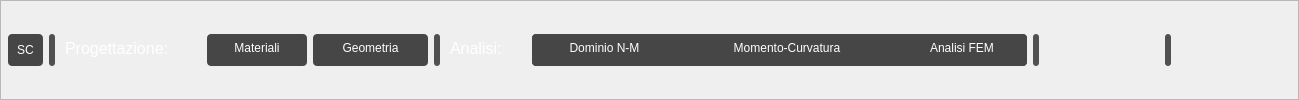
     <widget class="QFrame" name="frame">
      <property name="frameShape">
       <enum>QFrame::StyledPanel</enum>
      </property>
      <property name="frameShadow">
       <enum>QFrame::Raised</enum>
      </property>
      <layout class="QVBoxLayout" name="verticalLayout">
       <property name="leftMargin">
        <number>7</number>
       </property>
       <property name="topMargin">
        <number>7</number>
       </property>
       <property name="rightMargin">
        <number>7</number>
       </property>
       <property name="bottomMargin">
        <number>7</number>
       </property>
       <item>
        <layout class="QHBoxLayout" name="horizontalLayout">
         <item>
          <widget class="QPushButton" name="btn_main_sc">
           <property name="sizePolicy">
            <sizepolicy hsizetype="Preferred" vsizetype="Preferred">
             <horstretch>0</horstretch>
             <verstretch>0</verstretch>
            </sizepolicy>
           </property>
           <property name="minimumSize">
            <size>
             <width>35</width>
             <height>32</height>
            </size>
           </property>
           <property name="maximumSize">
            <size>
             <width>35</width>
             <height>32</height>
            </size>
           </property>
           <property name="styleSheet">
            <string notr="true">QPushButton{
	background-color: rgb(70,70,70);
    font:600 12pt &quot;Arial&quot;;
    color: rgb(255,255,255);
	border-radius:4px
}
QPushButton:hover {
    background-color: rgb(40,40,40);
	border: 1px solid rgb(120,120,120);
}
QPushButton:checked {
    background-color: rgb(30,30,30);
}
</string>
           </property>
           <property name="text">
            <string>SC</string>
           </property>
          </widget>
         </item>
         <item>
          <widget class="QWidget" name="widget_3" native="true">
           <property name="minimumSize">
            <size>
             <width>6</width>
             <height>32</height>
            </size>
           </property>
           <property name="maximumSize">
            <size>
             <width>6</width>
             <height>32</height>
            </size>
           </property>
           <property name="styleSheet">
            <string notr="true">background-color: rgb(80,80,80);
border-radius:3px</string>
           </property>
          </widget>
         </item>
         <item>
          <widget class="QLabel" name="label_229">
           <property name="minimumSize">
            <size>
             <width>140</width>
             <height>32</height>
            </size>
           </property>
           <property name="maximumSize">
            <size>
             <width>140</width>
             <height>16777215</height>
            </size>
           </property>
           <property name="font">
            <font>
             <family>Segoe UI</family>
             <pointsize>12</pointsize>
             <weight>50</weight>
             <italic>false</italic>
             <bold>false</bold>
            </font>
           </property>
           <property name="layoutDirection">
            <enum>Qt::LeftToRight</enum>
           </property>
           <property name="styleSheet">
            <string notr="true">font:400 12pt &quot;Segoe UI&quot;;
color: rgb(255,255,255);
padding-bottom: 4px;</string>
           </property>
           <property name="text">
            <string>Progettazione:</string>
           </property>
           <property name="alignment">
            <set>Qt::AlignLeading|Qt::AlignLeft|Qt::AlignVCenter</set>
           </property>
          </widget>
         </item>
         <item>
          <widget class="QPushButton" name="btn_main_materiali">
           <property name="sizePolicy">
            <sizepolicy hsizetype="Fixed" vsizetype="Fixed">
             <horstretch>0</horstretch>
             <verstretch>0</verstretch>
            </sizepolicy>
           </property>
           <property name="minimumSize">
            <size>
             <width>100</width>
             <height>32</height>
            </size>
           </property>
           <property name="maximumSize">
            <size>
             <width>100</width>
             <height>32</height>
            </size>
           </property>
           <property name="styleSheet">
            <string notr="true">QPushButton{
	background-color: rgb(70,70,70);
    font:400 12pt &quot;Segoe UI&quot;;
    color: rgb(255,255,255);
	padding-bottom: 4px;
	border-radius:4px
}
QPushButton:hover {
    background-color: rgb(40,40,40);
	border: 1px solid rgb(120,120,120);
}
QPushButton:checked {
    background-color: rgb(30,30,30);
}

</string>
           </property>
           <property name="text">
            <string>Materiali</string>
           </property>
          </widget>
         </item>
         <item>
          <widget class="QPushButton" name="btn_main_input">
           <property name="sizePolicy">
            <sizepolicy hsizetype="Fixed" vsizetype="Fixed">
             <horstretch>0</horstretch>
             <verstretch>0</verstretch>
            </sizepolicy>
           </property>
           <property name="minimumSize">
            <size>
             <width>115</width>
             <height>32</height>
            </size>
           </property>
           <property name="maximumSize">
            <size>
             <width>115</width>
             <height>32</height>
            </size>
           </property>
           <property name="styleSheet">
            <string notr="true">QPushButton{
	background-color: rgb(70,70,70);
    font:400 12pt &quot;Segoe UI&quot;;
    color: rgb(255,255,255);
	padding-bottom: 4px;
	border-radius:4px
}
QPushButton:hover {
    background-color: rgb(40,40,40);
	border: 1px solid rgb(120,120,120);
}
QPushButton:checked {
    background-color: rgb(30,30,30);
}

</string>
           </property>
           <property name="text">
            <string>Geometria</string>
           </property>
          </widget>
         </item>
         <item>
          <widget class="QWidget" name="widget_22" native="true">
           <property name="minimumSize">
            <size>
             <width>6</width>
             <height>32</height>
            </size>
           </property>
           <property name="maximumSize">
            <size>
             <width>6</width>
             <height>32</height>
            </size>
           </property>
           <property name="styleSheet">
            <string notr="true">background-color: rgb(80,80,80);
border-radius:3px</string>
           </property>
          </widget>
         </item>
         <item>
          <widget class="QLabel" name="label_202">
           <property name="minimumSize">
            <size>
             <width>80</width>
             <height>32</height>
            </size>
           </property>
           <property name="maximumSize">
            <size>
             <width>80</width>
             <height>16777215</height>
            </size>
           </property>
           <property name="font">
            <font>
             <family>Segoe UI</family>
             <pointsize>12</pointsize>
             <weight>50</weight>
             <italic>false</italic>
             <bold>false</bold>
            </font>
           </property>
           <property name="layoutDirection">
            <enum>Qt::LeftToRight</enum>
           </property>
           <property name="styleSheet">
            <string notr="true">font:400 12pt &quot;Segoe UI&quot;;
color: rgb(255,255,255);
padding-bottom: 4px;</string>
           </property>
           <property name="text">
            <string>Analisi:</string>
           </property>
           <property name="alignment">
            <set>Qt::AlignLeading|Qt::AlignLeft|Qt::AlignVCenter</set>
           </property>
          </widget>
         </item>
         <item>
          <widget class="QWidget" name="widget_23" native="true">
           <property name="styleSheet">
            <string notr="true">background-color: rgb(70,70,70);
border-radius: 4px</string>
           </property>
           <layout class="QHBoxLayout" name="horizontalLayout_33">
            <property name="spacing">
             <number>10</number>
            </property>
            <property name="leftMargin">
             <number>0</number>
            </property>
            <property name="topMargin">
             <number>0</number>
            </property>
            <property name="rightMargin">
             <number>0</number>
            </property>
            <property name="bottomMargin">
             <number>0</number>
            </property>
            <item>
             <widget class="QPushButton" name="btn_main_output">
              <property name="sizePolicy">
               <sizepolicy hsizetype="Fixed" vsizetype="Fixed">
                <horstretch>0</horstretch>
                <verstretch>0</verstretch>
               </sizepolicy>
              </property>
              <property name="minimumSize">
               <size>
                <width>145</width>
                <height>32</height>
               </size>
              </property>
              <property name="maximumSize">
               <size>
                <width>145</width>
                <height>32</height>
               </size>
              </property>
              <property name="styleSheet">
               <string notr="true">QPushButton{
	background-color: rgb(70,70,70);
    font:400 12pt &quot;Segoe UI&quot;;
    color: rgb(255,255,255);
	padding-bottom: 4px;
	border-radius:4px
}
QPushButton:hover {
    background-color: rgb(40,40,40);
	border: 1px solid rgb(120,120,120);
}
QPushButton:checked {
    background-color: rgb(30,30,30);
}

</string>
              </property>
              <property name="text">
               <string>Dominio N-M</string>
              </property>
             </widget>
            </item>
            <item>
             <widget class="QPushButton" name="btn_main_momentocurvatura">
              <property name="sizePolicy">
               <sizepolicy hsizetype="Fixed" vsizetype="Fixed">
                <horstretch>0</horstretch>
                <verstretch>0</verstretch>
               </sizepolicy>
              </property>
              <property name="minimumSize">
               <size>
                <width>200</width>
                <height>32</height>
               </size>
              </property>
              <property name="maximumSize">
               <size>
                <width>200</width>
                <height>32</height>
               </size>
              </property>
              <property name="styleSheet">
               <string notr="true">QPushButton{
	background-color: rgb(70,70,70);
    font:400 12pt &quot;Segoe UI&quot;;
    color: rgb(255,255,255);
	padding-bottom: 4px;
	border-radius:4px
}
QPushButton:hover {
    background-color: rgb(40,40,40);
	border: 1px solid rgb(120,120,120);
}
QPushButton:checked {
    background-color: rgb(30,30,30);
}

</string>
              </property>
              <property name="text">
               <string>Momento-Curvatura</string>
              </property>
             </widget>
            </item>
            <item>
             <widget class="QPushButton" name="btn_main_beam">
              <property name="sizePolicy">
               <sizepolicy hsizetype="Fixed" vsizetype="Fixed">
                <horstretch>0</horstretch>
                <verstretch>0</verstretch>
               </sizepolicy>
              </property>
              <property name="minimumSize">
               <size>
                <width>130</width>
                <height>32</height>
               </size>
              </property>
              <property name="maximumSize">
               <size>
                <width>130</width>
                <height>32</height>
               </size>
              </property>
              <property name="styleSheet">
               <string notr="true">QPushButton{
	background-color: rgb(70,70,70);
    font:400 12pt &quot;Segoe UI&quot;;
    color: rgb(255,255,255);
	padding-bottom: 4px;
	border-radius:4px
}
QPushButton:hover {
    background-color: rgb(40,40,40);
	border: 1px solid rgb(120,120,120);
}
QPushButton:checked {
    background-color: rgb(30,30,30);
}

</string>
              </property>
              <property name="text">
               <string>Analisi FEM</string>
              </property>
             </widget>
            </item>
           </layout>
          </widget>
         </item>
         <item>
          <widget class="QWidget" name="widget_19" native="true">
           <property name="minimumSize">
            <size>
             <width>6</width>
             <height>32</height>
            </size>
           </property>
           <property name="maximumSize">
            <size>
             <width>6</width>
             <height>32</height>
            </size>
           </property>
           <property name="styleSheet">
            <string notr="true">background-color: rgb(80,80,80);
border-radius:3px</string>
           </property>
          </widget>
         </item>
         <item>
          <spacer name="horizontalSpacer">
           <property name="orientation">
            <enum>Qt::Horizontal</enum>
           </property>
           <property name="sizeHint" stdset="0">
            <size>
             <width>40</width>
             <height>20</height>
            </size>
           </property>
          </spacer>
         </item>
         <item>
          <widget class="QPushButton" name="btn_main_lingua">
           <property name="sizePolicy">
            <sizepolicy hsizetype="Fixed" vsizetype="Fixed">
             <horstretch>0</horstretch>
             <verstretch>0</verstretch>
            </sizepolicy>
           </property>
           <property name="minimumSize">
            <size>
             <width>34</width>
             <height>32</height>
            </size>
           </property>
           <property name="maximumSize">
            <size>
             <width>34</width>
             <height>32</height>
            </size>
           </property>
           <property name="styleSheet">
            <string notr="true">QPushButton{
    font:400 12pt &quot;Segoe UI&quot;;
    color: rgb(255,255,255);
	border-radius:4px
}
QPushButton:hover {
    background-color: rgb(40,40,40);
	border: 1px solid rgb(120,120,120);
}</string>
           </property>
           <property name="text">
            <string/>
           </property>
           <property name="icon">
            <iconset>
             <normaloff>icone/ita.png</normaloff>icone/ita.png</iconset>
           </property>
           <property name="iconSize">
            <size>
             <width>22</width>
             <height>22</height>
            </size>
           </property>
          </widget>
         </item>
         <item>
          <widget class="QPushButton" name="btn_main_colore">
           <property name="sizePolicy">
            <sizepolicy hsizetype="Fixed" vsizetype="Fixed">
             <horstretch>0</horstretch>
             <verstretch>0</verstretch>
            </sizepolicy>
           </property>
           <property name="minimumSize">
            <size>
             <width>34</width>
             <height>32</height>
            </size>
           </property>
           <property name="maximumSize">
            <size>
             <width>34</width>
             <height>32</height>
            </size>
           </property>
           <property name="styleSheet">
            <string notr="true">QPushButton{
    font:400 12pt &quot;Segoe UI&quot;;
    color: rgb(255,255,255);
	border-radius:4px
}
QPushButton:hover {
    background-color: rgb(40,40,40);
	border: 1px solid rgb(120,120,120);
}</string>
           </property>
           <property name="text">
            <string/>
           </property>
           <property name="icon">
            <iconset>
             <normaloff>icone/scuro.png</normaloff>icone/scuro.png</iconset>
           </property>
           <property name="iconSize">
            <size>
             <width>22</width>
             <height>22</height>
            </size>
           </property>
          </widget>
         </item>
         <item>
          <widget class="QWidget" name="widget_5" native="true">
           <property name="minimumSize">
            <size>
             <width>6</width>
             <height>32</height>
            </size>
           </property>
           <property name="maximumSize">
            <size>
             <width>6</width>
             <height>32</height>
            </size>
           </property>
           <property name="styleSheet">
            <string notr="true">background-color: rgb(80,80,80);
border-radius:3px</string>
           </property>
          </widget>
         </item>
         <item>
          <widget class="QPushButton" name="btn_main_salva">
           <property name="sizePolicy">
            <sizepolicy hsizetype="Fixed" vsizetype="Fixed">
             <horstretch>0</horstretch>
             <verstretch>0</verstretch>
            </sizepolicy>
           </property>
           <property name="minimumSize">
            <size>
             <width>34</width>
             <height>32</height>
            </size>
           </property>
           <property name="maximumSize">
            <size>
             <width>34</width>
             <height>32</height>
            </size>
           </property>
           <property name="styleSheet">
            <string notr="true">QPushButton{
    font:400 12pt &quot;Segoe UI&quot;;
    color: rgb(255,255,255);
	border-radius:4px
}
QPushButton:hover {
    background-color: rgb(40,40,40);
	border: 1px solid rgb(120,120,120);
}</string>
           </property>
           <property name="text">
            <string/>
           </property>
           <property name="icon">
            <iconset>
             <normaloff>icone/salva.png</normaloff>icone/salva.png</iconset>
           </property>
           <property name="iconSize">
            <size>
             <width>33</width>
             <height>33</height>
            </size>
           </property>
          </widget>
         </item>
         <item>
          <widget class="QPushButton" name="btn_main_carica">
           <property name="sizePolicy">
            <sizepolicy hsizetype="Fixed" vsizetype="Fixed">
             <horstretch>0</horstretch>
             <verstretch>0</verstretch>
            </sizepolicy>
           </property>
           <property name="minimumSize">
            <size>
             <width>34</width>
             <height>32</height>
            </size>
           </property>
           <property name="maximumSize">
            <size>
             <width>34</width>
             <height>32</height>
            </size>
           </property>
           <property name="styleSheet">
            <string notr="true">QPushButton{
    font:400 12pt &quot;Segoe UI&quot;;
    color: rgb(255,255,255);
	border-radius:4px
}
QPushButton:hover {
    background-color: rgb(40,40,40);
	border: 1px solid rgb(120,120,120);
}</string>
           </property>
           <property name="text">
            <string/>
           </property>
           <property name="icon">
            <iconset>
             <normaloff>icone/carica.png</normaloff>icone/carica.png</iconset>
           </property>
           <property name="iconSize">
            <size>
             <width>30</width>
             <height>30</height>
            </size>
           </property>
          </widget>
         </item>
         <item>
          <widget class="QPushButton" name="btn_main_stampa">
           <property name="sizePolicy">
            <sizepolicy hsizetype="Fixed" vsizetype="Fixed">
             <horstretch>0</horstretch>
             <verstretch>0</verstretch>
            </sizepolicy>
           </property>
           <property name="minimumSize">
            <size>
             <width>34</width>
             <height>32</height>
            </size>
           </property>
           <property name="maximumSize">
            <size>
             <width>34</width>
             <height>32</height>
            </size>
           </property>
           <property name="styleSheet">
            <string notr="true">QPushButton{
    font:400 12pt &quot;Segoe UI&quot;;
    color: rgb(255,255,255);
	border-radius:4px
}
QPushButton:hover {
    background-color: rgb(40,40,40);
	border: 1px solid rgb(120,120,120);
}</string>
           </property>
           <property name="text">
            <string/>
           </property>
           <property name="icon">
            <iconset>
             <normaloff>icone/stampa.png</normaloff>icone/stampa.png</iconset>
           </property>
           <property name="iconSize">
            <size>
             <width>30</width>
             <height>30</height>
            </size>
           </property>
          </widget>
         </item>
        </layout>
       </item>
      </layout>
     </widget>
